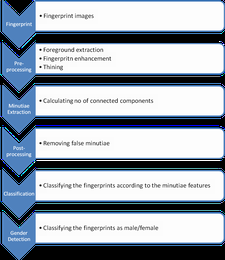
%> input picture Fingerprint Verification & Validation/Picture1.png, 225 x 260 px, shrunk from 979 x 1133 before the run
$ octave --eval "result = f_enhance(imread('../Picture1.png'));"   (GNU Octave 9; MATLAB toolbox functions it lacks are replaced by stand-ins)
%> lines starting %> are read from the running program, lines starting %| are printed output that depends on the picture
### Fingerprint Verification & Validation/Simple_FingerPrint_Matching/FExtraction/fft_enhance_cubs.m
%--------------------------------------------------------------------------
%fft_enhance_cubs
%enhances the fingerprint image
%syntax:
%[oimg,fimg,bwimg,eimg,enhimg] =  fft_enhance_cubs(img, BLKSZ)
%oimg -  [OUT] block orientation image(can be viewed using
%        view_orientation_image.m)
%fimg  - [OUT] block frequency image(indicates ridge spacing)
%bwimg - [OUT] shows angular bandwidth image(filter bandwidth adapts near the
%        singular points)
%eimg  - [OUT] energy image. Indicates the 'ridgeness' of a block (can be
%        used for fingerprint segmentation)
%enhimg- [OUT] enhanced image
%img   - [IN]  input fingerprint image (HAS to be of DOUBLE type)
%--------------------------------------------------------------------------
function [enhimg, cimg, oimg,fimg,bwimg,eimg] =  fft_enhance_cubs(img, BLKSZ)
%> called with BLKSZ = 6
    global NFFT;

    if BLKSZ > 0
       NFFT        =   32;     %size of FFT
       OVRLP       =   2;      %size of overlap
       ALPHA       =   0.5;    %root filtering
       RMIN        =   4;%%3;      %min allowable ridge spacing
       RMAX        =   40;     %maximum allowable ridge spacing
       ESTRETCH    =   20;     %for contrast enhancement
       ETHRESH     =   19;      %threshold for the energy
    else
       NFFT        =   32;     %size of FFT
       BLKSZ       =   12;     %size of the block
       OVRLP       =   6;      %size of overlap
       ALPHA       =   0.5;    %root filtering
       RMIN        =   3;      %min allowable ridge spacing
       RMAX        =   18;     %maximum allowable ridge spacing
       ESTRETCH    =   20;     %for contrast enhancement
       ETHRESH     =   6;      %threshold for the energy
    end

    [nHt,nWt]   =   size(img);
    img         =   double(img);    %convert to DOUBLE
    nBlkHt      =   floor((nHt-2*OVRLP)/BLKSZ);
    nBlkWt      =   floor((nWt-2*OVRLP)/BLKSZ);
    fftSrc      =   zeros(nBlkHt*nBlkWt,NFFT*NFFT); %stores FFT
    nWndSz      =   BLKSZ+2*OVRLP; %size of analysis window.
    %-------------------------
    %allocate outputs
    %-------------------------
    oimg        =   zeros(nBlkHt,nBlkWt);
    fimg        =   zeros(nBlkHt,nBlkWt);
    bwimg       =   zeros(nBlkHt,nBlkWt);
    eimg        =   zeros(nBlkHt,nBlkWt);
    enhimg      =   zeros(nHt,nWt);

    %-------------------------
    %precomputations
    %-------------------------
    [x,y]       =   meshgrid(0:nWndSz-1,0:nWndSz-1);
    dMult       =   (-1).^(x+y); %used to center the FFT
    [x,y]       =   meshgrid(-NFFT/2:NFFT/2-1,-NFFT/2:NFFT/2-1);
    r           =   sqrt(x.^2+y.^2)+eps;
    th          =   atan2(y,x);
    th(th<0)    =   th(th<0)+pi;
    w           =   raised_cosine_window(BLKSZ,OVRLP); %spectral window

    %-------------------------
    %Load filters
    %-------------------------
    load angular_filters_pi_4;   %now angf_pi_4 has filter coefficients
    angf_pi_4 = angf;
    load angular_filters_pi_2;   %now angf_pi_2 has filter coefficients
    angf_pi_2 = angf;
    %-------------------------
    %Bandpass filter
    %-------------------------
    FLOW        =   NFFT/RMAX;
    FHIGH       =   NFFT/RMIN;

    dRLow       =   1./(1+(r/FHIGH).^4);    %low pass butterworth filter
    dRHigh      =   1./(1+(FLOW./r).^4);    %high pass butterworth filter
    dBPass      =   dRLow.*dRHigh;          %bandpass

    %-------------------------
    %FFT Analysis
    %-------------------------
    for i = 0:nBlkHt-1
        nRow = i*BLKSZ+OVRLP+1;
        for j = 0:nBlkWt-1
            nCol = j*BLKSZ+OVRLP+1;
            %extract local block
            blk     =   img(nRow-OVRLP:nRow+BLKSZ+OVRLP-1,nCol-OVRLP:nCol+BLKSZ+OVRLP-1);
            %remove dc
            dAvg    =   sum(sum(blk))/(nWndSz*nWndSz);
            blk     =   blk-dAvg;   %remove DC content
            blk     =   blk.*w;     %multiply by spectral window
            %--------------------------
            %do pre filtering
            %--------------------------
            blkfft  =   fft2(blk.*dMult,NFFT,NFFT);
            blkfft  =   blkfft.*dBPass;             %band pass filtering
            dEnergy =   abs(blkfft).^2;
            blkfft  =   blkfft.*sqrt(dEnergy);      %root filtering(for diffusion)
            fftSrc(nBlkWt*i+j+1,:) = transpose(blkfft(:));
            dEnergy =   abs(blkfft).^2;             %----REDUCE THIS COMPUTATION----
            %--------------------------
            %compute statistics
            %--------------------------
            dTotal          =   sum(sum(dEnergy))/(NFFT*NFFT);
            fimg(i+1,j+1)   =   NFFT/(compute_mean_frequency(dEnergy,r)+eps); %ridge separation
            oimg(i+1,j+1)   =   compute_mean_angle(dEnergy,th);         %ridge angle
            eimg(i+1,j+1)   =   log(dTotal+eps);                        %used for segmentation
        end;%for j
    end;%for i
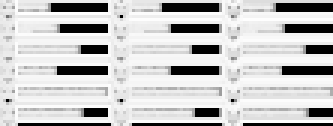
%> eimg: size 42x111 double (shown 3 times larger); min -36.04, max 29.07, mean 14.6; drawn with min black and max white

    %-------------------------
    %precomputations
    %-------------------------
    [x,y]       =   meshgrid(-NFFT/2:NFFT/2-1,-NFFT/2:NFFT/2-1);
    dMult       =   (-1).^(x+y); %used to center the FFT

    %-------------------------
    %process the resulting maps
    %-------------------------
    for i = 1:3
        oimg = smoothen_orientation_image(oimg);            %smoothen orientation image
    end;
%> this loop made 3 passes
%> pass 1, in smoothen_orientation_image, `gfx     =   imfilter(gx,msk,'symmetric','same');`:
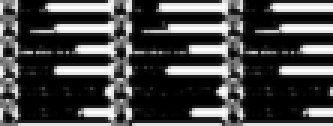
%> gfx: size 42x111 double (shown 3 times larger); min -1, max 1, mean -0.439; mean of the top-left, top-right, bottom-left and bottom-right quarters -0.424, -0.341, -0.511, -0.479; drawn with min black and max white
%> after the loop:
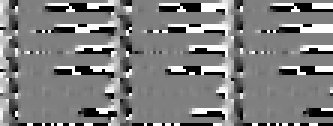
%> oimg: size 42x111 double (shown 3 times larger); min 4.89e-18, max 3.14, mean 1.56; drawn with min black and max white
    fimg    =   smoothen_frequency_image(fimg,RMIN,RMAX,5); %diffuse frequency image
    cimg    =   compute_coherence(oimg);                    %coherence image for bandwidth
    bwimg   =   get_angular_bw_image(cimg);                 %QUANTIZED bandwidth image
    %-------------------------
    %FFT reconstruction
    %-------------------------
    for i = 0:nBlkHt-1
        for j = 0:nBlkWt-1
            nRow = i*BLKSZ+OVRLP+1;
            nCol = j*BLKSZ+OVRLP+1;
            %--------------------------
            %apply the filters
            %--------------------------
            blkfft  =   reshape(transpose(fftSrc(nBlkWt*i+j+1,:)),NFFT,NFFT);
            %--------------------------
            %reconstruction
            %--------------------------
            af      =   get_angular_filter(oimg(i+1,j+1),bwimg(i+1,j+1),angf_pi_4,angf_pi_2);
            blkfft  =   blkfft.*(af);
            blk     =   real(ifft2(blkfft).*dMult);
            enhimg(nRow:nRow+BLKSZ-1,nCol:nCol+BLKSZ-1)=blk(OVRLP+1:OVRLP+BLKSZ,OVRLP+1:OVRLP+BLKSZ);
        end;%for j
    end;%for i
    %end block processing
    %--------------------------
    %contrast enhancement
    %--------------------------
    enhimg =sqrt(abs(enhimg)).*sign(enhimg);
    mx     =max(max(enhimg));
    mn     =min(min(enhimg));
    enhimg =uint8((enhimg-mn)/(mx-mn)*254+1);

    %--------------------------
    %clean up the image
    %--------------------------
    emsk  = imresize(eimg,[nHt,nWt]);
    enhimg(emsk<ETHRESH) = 128;
%end function fft_enhance_cubs

%-----------------------------------
%raised_cosine
%returns 1D spectral window
%syntax:
%y = raised_cosine(nBlkSz,nOvrlp)
%y      - [OUT] 1D raised cosine function
%nBlkSz - [IN]  the window is constant here
%nOvrlp - [IN]  the window has transition here
%-----------------------------------
function y = raised_cosine(nBlkSz,nOvrlp)
    nWndSz  =   (nBlkSz+2*nOvrlp);
    x       =   abs(-nWndSz/2:nWndSz/2-1);
    y       =   0.5*(cos(pi*(x-nBlkSz/2)/nOvrlp)+1);
    y(abs(x)<nBlkSz/2)=1;
%end function raised_cosine

%-----------------------------------
%raised_cosine_window
%returns 2D spectral window
%syntax:
%w = raised_cosine_window(blksz,ovrlp)
%w      - [OUT] 1D raised cosine function
%nBlkSz - [IN]  the window is constant here
%nOvrlp - [IN]  the window has transition here
%-----------------------------------
function w = raised_cosine_window(blksz,ovrlp)
    y = raised_cosine(blksz,ovrlp);
    w = y(:)*y(:)';
%end function raised_cosine_window

%---------------------------------------------------------------------
%get_angular_filter
%generates an angular filter centered around 'th' and with bandwidth 'bw'
%the filters in angf_xx are precomputed using angular_filter_bank.m
%syntax:
%r = get_angular_filter(t0,bw)
%r - [OUT] angular filter of size NFFTxNFFT
%t0- mean angle (obtained from orientation image)
%bw- angular bandwidth(obtained from bandwidth image)
%angf_xx - precomputed filters (using angular_filter_bank.m)
%-----------------------------------------------------------------------
% [14 lines left out: function get_angular_filter, not called in this run]
%end function get_angular_filter


%-----------------------------------------------------------
%get_angular_bw_image
%the bandwidth allocation is currently based on heuristics
%(domain knowledge :)).
%syntax:
%bwimg = get_angular_bw_image(c)
%-----------------------------------------------------------
function bwimg = get_angular_bw_image(c)
    bwimg   =   zeros(size(c));
    bwimg(:,:)    = pi/2;                       %med bw
    bwimg(c<=0.7) = pi;                         %high bw
    bwimg(c>=0.9) = pi/4;                       %low bw
%end function get_angular_bw


%-----------------------------------------------------------
%get_angular_bw_image
%the bandwidth allocation is currently based on heuristics
%(domain knowledge :)).
%syntax:
%bwimg = get_angular_bw_image(c)
%-----------------------------------------------------------
% [10 lines left out: function compute_mean_angle, not called in this run]
%end function compute_mean_angle

%-----------------------------------------------------------
%get_angular_bw_image
%the bandwidth allocation is currently based on heuristics
%(domain knowledge :)).
%syntax:
%bwimg = get_angular_bw_image(c)
%-----------------------------------------------------------
% [5 lines left out: function compute_mean_frequency, not called in this run]
%end function compute_mean_angle

### Fingerprint Verification & Validation/Simple_FingerPrint_Matching/FExtraction/smoothen_orientation_image.m
%------------------------------------------------------------------------
%smoothen_orientation_image
%smoothens the orientation image through vectorial gaussian filtering
%Usage:
%new_oimg = smoothen_orientation_image(oimg)
%oimg     - orientation image
%new_oimg - filtered orientation image
%Contact:
%   ssc5@eng.buffalo.edu
%   www.eng.buffalo.edu/~ssc5
%Reference:
%M. Kaas and A. Witkin, "Analyzing oriented patterns", Computer Vision
%Graphics Image Processing 37(4), pp 362--385, 1987
%------------------------------------------------------------------------
function noimg = smoothen_orientation_image(oimg)
    %---------------------------
    %smoothen the image
    %---------------------------
    gx      =   cos(2*oimg);
    gy      =   sin(2*oimg);

    msk     =   fspecial('gaussian',5);
    gfx     =   imfilter(gx,msk,'symmetric','same');
    gfy     =   imfilter(gy,msk,'symmetric','same');
    noimg   =   atan2(gfy,gfx);
    noimg(noimg<0) = noimg(noimg<0)+2*pi;
    noimg   =   0.5*noimg;
%end function smoothen_orientation_image

### Fingerprint Verification & Validation/Simple_FingerPrint_Matching/FExtraction/smoothen_frequency_image.m
%------------------------------------------------------------------------
%smoothen_frequency_image
%smoothens the frequency image through a process of diffusion
%Usage:
%new_oimg = smoothen_frequency_image(fimg,RLOW,RHIGH,diff_cycles)
%fimg       - frequency image image
%nimg       - filtered frequency image
%RLOW       - lowest allowed ridge separation
%RHIGH      - highest allowed ridge separation
%diff_cyles - number of diffusion cycles
%Contact:
%   ssc5@eng.buffalo.edu
%   www.eng.buffalo.edu/~ssc5
%Reference:
%S. Chikkerur, C.Wu and V. Govindaraju, "Systematic approach for feature
%extraction in Fingerprint Images", ICBA 2004
%------------------------------------------------------------------------
function nfimg = smoothen_frequency_image(fimg,RLOW,RHIGH,diff_cycles)
%> called with RLOW = 4, RHIGH = 40, diff_cycles = 5
    valid_nbrs  =   3; %uses only pixels with more then valid_nbrs for diffusion
    [ht,wt]     =   size(fimg);
    nfimg       =   fimg;
    N           =   1;

    %---------------------------------
    %perform diffusion
    %---------------------------------
    h           =   fspecial('gaussian',2*N+1);
    cycles      =   0;
    invalid_cnt = sum(sum(fimg<RLOW | fimg>RHIGH));
%> invalid_cnt = 713
    while((invalid_cnt>0 &cycles < diff_cycles) | cycles < diff_cycles)
        %---------------
        %pad the image
        %---------------
        fimg    =   [flipud(fimg(1:N,:));fimg;flipud(fimg(ht-N+1:ht,:))]; %pad the rows
        fimg    =   [fliplr(fimg(:,1:N)),fimg,fliplr(fimg(:,wt-N+1:wt))]; %pad the cols
        %---------------
        %perform diffusion
        %---------------
        for i=N+1:ht+N
         for j = N+1:wt+N
                blk = fimg(i-N:i+N,j-N:j+N);
                msk = (blk>=RLOW & blk<=RHIGH);
                if(sum(sum(msk))>=valid_nbrs)
                    blk           =blk.*msk;
                    nfimg(i-N,j-N)=sum(sum(blk.*h))/sum(sum(h.*msk));
                else
                    nfimg(i-N,j-N)=-1; %invalid value
                end;
         end;
        end;
        %---------------
        %prepare for next iteration
        %---------------
        fimg        =   nfimg;
        invalid_cnt =   sum(sum(fimg<RLOW | fimg>RHIGH));
        cycles      =   cycles+1;
    end;
%> this loop made 5 passes
%> invalid_cnt on passes 1 to 5: 181, 0, 0, 0, 0
%> pass 1, in smoothen_frequency_image, `fimg        =   nfimg;`:
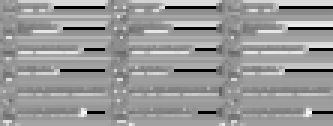
%> fimg: size 42x111 double (shown 3 times larger); min -1, max 18.79, mean 10.9; drawn with min black and max white
%> pass 2, in smoothen_frequency_image, `fimg    =   [flipud(fimg(1:N,:));fimg;flipud(fimg(ht-N+1:ht,:))];`:
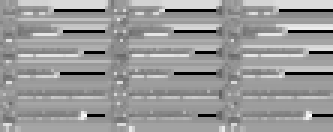
%> fimg: size 44x111 double (shown 3 times larger); min -1, max 18.79, mean 11.01; drawn with min black and max white
%> after the loop:
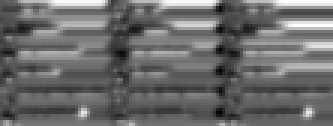
%> nfimg: size 42x111 double (shown 3 times larger); min 8.02, max 16.04, mean 11.42; drawn with min black and max white
%     cycles
%end function smoothen_orientation_image

### Fingerprint Verification & Validation/Simple_FingerPrint_Matching/FExtraction/compute_coherence.m
%------------------------------------------------------------------------
%compute_coherence
%Computes the coherence image.
%Usage:
%[cimg] = compute_coherence(oimg)
%oimg - orientation image
%cimg - coherence image(0-low coherence,1-high coherence)
%Contact:
%   ssc5@eng.buffalo.edu
%   www.eng.buffalo.edu/~ssc5
%Reference:
%A. Ravishankar Rao,"A taxonomy of texture description", Springer Verlag
%------------------------------------------------------------------------
function [cimg] = compute_coherence(oimg)
    [h,w]   =   size(oimg);
    cimg    =   zeros(h,w);
    N       =   2;
    %---------------
    %pad the image
    %---------------
    oimg    =   [flipud(oimg(1:N,:));oimg;flipud(oimg(h-N+1:h,:))]; %pad the rows
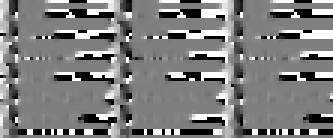
%> oimg: size 46x111 double (shown 3 times larger); min 4.89e-18, max 3.14, mean 1.56; drawn with min black and max white
    oimg    =   [fliplr(oimg(:,1:N)),oimg,fliplr(oimg(:,w-N+1:w))]; %pad the cols
%> oimg: size 46x115 double
    %compute coherence
    for i=N+1:h+N
        for j = N+1:w+N
            th  = oimg(i,j);
            blk = oimg(i-N:i+N,j-N:j+N);
            cimg(i-N,j-N)=sum(sum(abs(cos(blk-th))))/((2*N+1).^2);
        end;
    end;
%> (the rest of the program and of its run is left out)
